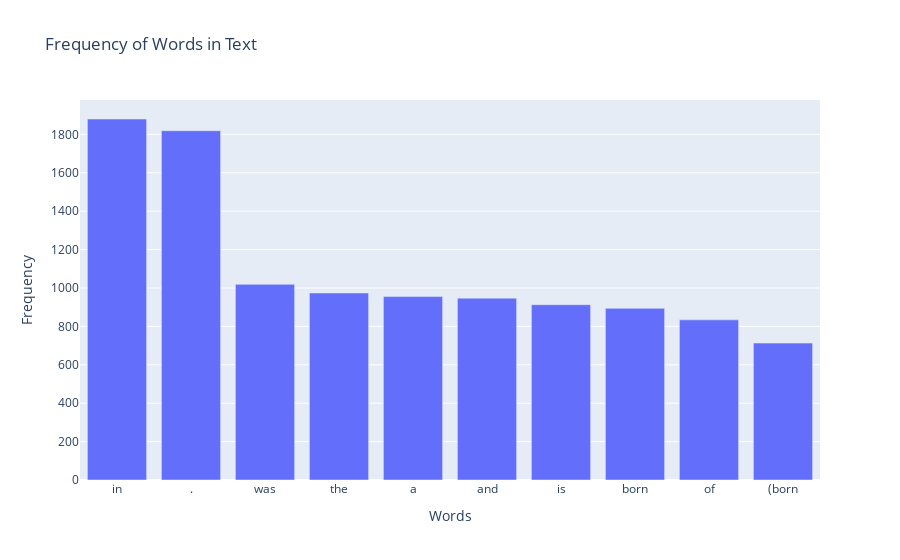

Notebook code for this chart:
### Code cell
# Concatenate text data from the column
text_data = ' '.join(google_dataBirth['filled_sentence'])

# Generate word cloud
wordcloud = WordCloud(width=800, height=400, background_color='white').generate(text_data)

# Plot word cloud
plt.figure(figsize=(10, 5))
plt.imshow(wordcloud, interpolation='bilinear')
plt.axis('off')
plt.show()

# Tokenize the text into words
words = text_data.lower().split()

# Count the frequency of each word
word_freq = Counter(words)

# Sort by frequency in descending order
top_words = word_freq.most_common(10)

# Extract words and frequencies for plotting
words = [pair[0] for pair in top_words]
frequencies = [pair[1] for pair in top_words]

# Plotting the bar plot
fig = go.Figure(data=[go.Bar(x=words, y=frequencies)])

fig.update_layout(title='Frequency of Words in Text',
                  xaxis_title='Words',
                  yaxis_title='Frequency')

fig.show()

### Figure 1 — Plotly figure (JSON) as saved in the notebook; plotly's stock layout.template omitted (floating-point values rounded to 4 significant figures)
{"data": [{"type": "bar", "x": ["in", ".", "was", "the", "a", "and", "is", "born", "of", "(born"], "y": [1880, 1819, 1019, 974, 955, 947, 913, 894, 834, 713]}], "layout": {"title": {"text": "Frequency of Words in Text"}, "xaxis": {"title": {"text": "Words"}}, "yaxis": {"title": {"text": "Frequency"}}}}
